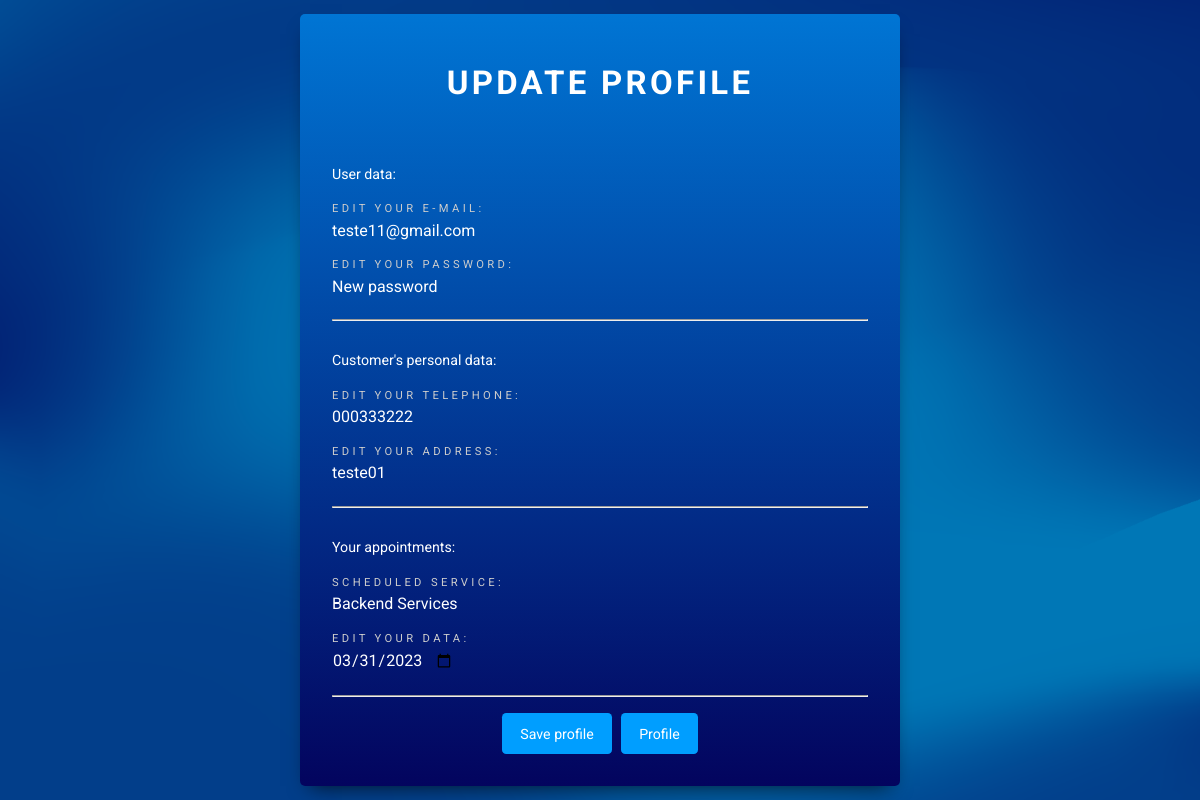
/pages/update_profile.php (signed in), run on the app's committed database.
### tables this page shows
CREATE TABLE `users` (
  `id` int(255) NOT NULL,
  `username` varchar(255) NOT NULL,
  `email` varchar(100) NOT NULL,
  `telephone` varchar(25) NOT NULL,
  `address` varchar(100) NOT NULL,
  `password` varchar(50) NOT NULL,
  `appointment_date` date NOT NULL DEFAULT current_timestamp(),
  `services` varchar(50) NOT NULL,
  `nivel` int(10) NOT NULL DEFAULT 0
);

### php/auth_profile.php (called while the page is built, shortened)
<?php
include_once "auth_login.php";
$users_id = $_SESSION['user_id'] ?? '0';
$select_user = mysqli_query($conn, "SELECT * FROM  `users` WHERE id='$users_id'") or die("query failed");
if (mysqli_num_rows($select_user) == 1) {
    $fetch = mysqli_fetch_assoc($select_user);
} else {
    session_destroy();
}

### pages/update_profile.php (the view, shortened to what this page needs)
<?php
include_once("../php/conn.php");
include_once("../php/auth_profile.php");
?>
<!DOCTYPE html>
<html lang="en">
<head>
    <link rel="stylesheet" href="../styles/update_profile.css">
</head>
<body>
    <section class="section_update">
        <div class="card_update_user">
            <form action="update_profile.php" method="post" class="card_update_form" enctype="multipart/form-data">
                <h2 class="title_update">Update profile</h2>
                <div class="dates_users">
                    <span id="user_data_divider">User data:</span>
                    <div class="box_email_update">
                        <label>Edit your e-mail:</label>
                        <input type="email" name="email_update" id="email_update" value="<?php
                                                                                            echo $fetch["email"];
                                                                                            ?>
                    ">
                    </div>
                    <div class="box_password_update">
                        <label>Edit your password:</label>
                        <input type="password" name="password_update" id="password_update" placeholder="New password">
                    </div>
                </div>
                <br>
                <hr width="100%">
                <div class="dates_customers">
                    <span id="user_customers_divider">Customer's personal data:</span>
                    <div class="box_tel_update">
                        <label>Edit your telephone:</label>
                        <input type="tel" name="telephone_update" id="tel_update" value="<?php
                                                                                            echo $fetch["telephone"];
                                                                                            ?>">
                    </div>
                    <div class="box_address_update">
                        <label>Edit your address:</label>
                        <input type="text" name="address_update" id="address_update" value="<?php
                                                                                            echo $fetch["address"];
                                                                                            ?>">
                    </div>
                </div>
                <br>
                <hr width="100%">
                <div class="dates_appointment">
                    <span id="user_services_divider">Your appointments:</span>
                    <div class="box_services_update">
                        <label>Scheduled service:</label>
                        <p>
                            <?php if (isset($fetch["services"])) {
                                echo $fetch["services"];
                            }
                            ?>
                        </p>
                    </div>
                    <div class="box_appointments_update">
                        <label>Edit your Data:</label>
                        <input type="date" name="appointments_update" id="date_input" value="<?php
                                                                                                echo $fetch["appointment_date"];
                                                                                                ?>">
                    </div>
                </div>
                <br>
                <hr width=" 100%">
                <div class="content_button_update">
                    <input type="submit" id="home_toprofile" value="Save profile" name="update_profile_name">
                    <a id="update_profile" href="profile_user.php">Profile</a>
                </div>
            </form>
        </div>
    </section>
</body>
</html>

### styles/update_profile.css (style rules this page uses)
* { padding: 0; margin: 0; box-sizing: border-box; font-family: "Roboto", sans-serif; }
:root { --main-color: #03045e; --second-color: #acb8c1; --font-size-sm: clamp(0.8rem, 0.17vw + 0.76rem, 0.89rem); --font-size-base: clamp(1rem, 0.34vw + 0.91rem, 1.19rem); --font-size-md: clamp(1.25rem, 0.61vw + 1.1rem, 1.79rem); --font-size-lg: clamp(1.56rem, 1vw + 1.31rem, 2.11rem); --font-size-xl: clamp(1.95rem, 1.56vw + 1.56rem, 2.81rem); --font-size-xxl: clamp(2.44rem, 2.38vw + 1.85rem, 3.75rem); --font-size-xxxl: clamp(3.05rem, 3.54vw + 2.17rem, 5rem); }
.section_update { width: 100%; height: 100vh; display: flex; justify-content: center; align-items: center; background-image: url("../image/mesh-182.png"); background-size: cover; background-position: center; }
.card_update_user { background: rgb(3, 4, 94); background: linear-gradient(0deg, rgba(3, 4, 94, 1) 0%, #0075d4 100%); border-radius: 5px; box-shadow: 0px 10px 20px -10px rgba(0, 0, 0, 0.75); color: #b3b8cd; padding: 1em; position: relative; width: 100%; max-width: 600px; margin: 0em 0.5em; text-align: center; display: flex; align-items: center; justify-content: center; }
.card_update_form { width: 100%; display: flex; flex-direction: column; justify-content: center; align-items: center; flex-wrap: wrap; margin: 0em 1em; }
.title_update { margin: 1em 0em; text-transform: uppercase; font-size: var(--font-size-lg); color: #fff; letter-spacing: 0.1em; }
#user_customers_divider, #user_data_divider, #user_services_divider { font-size: var(--font-size-sm); color: #fff; margin: 0.5em 0em; }
.dates_customers, .dates_appointment, .dates_users { display: flex; flex-direction: column; align-items: flex-start; width: 100%; margin-top: 1.5em; }
.box_email_update, .box_password_update, .box_tel_update, .box_address_update, .box_services_update, .box_appointments_update { margin-top: 0.3em; padding: 0.3em 0em; display: flex; flex-direction: column; align-items: flex-start; }
.box_email_update label, .box_password_update label, .box_tel_update label, .box_address_update label, .box_services_update label, .box_appointments_update label { text-transform: uppercase; font-size: 0.7em; color: #ccc; letter-spacing: 0.3em; line-height: 2em; }
.box_services_update p { font-size: 1em; color: #ffffff; }
.box_email_update input, .box_password_update input, .box_tel_update input, .box_address_update input, .box_appointments_update input { font-size: 1em; color: #03045e; outline: none; background: none; border: none; color: #fff; }
.box_password_update input::placeholder { color: #fff; }
.content_button_update { margin: 1em 0em; display: flex; align-items: center; justify-content: center; }
#home_toprofile { padding: 0.9em 1.3em; font-size: var(--font-size-sm); background-color: #009eff; text-decoration: none; color: #fff; border-radius: 0.3em; cursor: pointer; margin: 0em 0.3em; border: none; }
#update_profile { border: none; padding: 0.9em 1.3em; font-size: var(--font-size-sm); background-color: #009eff; text-decoration: none; color: #fff; border-radius: 0.3em; cursor: pointer; margin: 0em 0.3em; }

### data on the page
users: email_update "teste11@gmail.com", telephone_update "000333222", address_update "teste01", services "Backend Services", appointments_update "03/31/2023"
